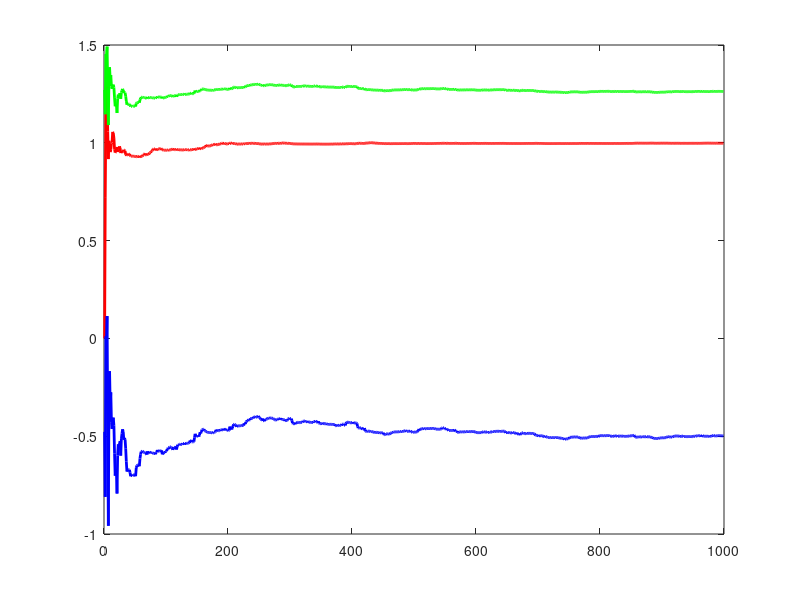

MATLAB code for this plot: (Note: this script raises an error after producing the figure.)
% Parameters
N = 1000;
sigma2 = 0.5;

a_desired = 1; 
b_desired = 0.5;
c_desired = -0.5;

u = ones(N, 1);
y = zeros(N, 1);
E = load("e.mat");
e = E(1).e;

for t = 2:N
    u(t) = -0.2 * y(t);
    y(t) = -a_desired * y(t-1) + b_desired * u(t-1) + c_desired * e(t-1) + e(t);
end

theta_hat = zeros(3, 1); % [a, b, c]
P = 100 * eye(3);
phi = zeros(3, 1);

theta_store = zeros(3, N);
for t = 2:N
    phi = [-y(t-1); u(t-1); e(t-1)];
    epsilon = y(t) - phi' * theta_hat;
    K = P * phi / (phi' * P * phi + sigma2);
    theta_hat = theta_hat + K * epsilon;
    P = P - K * phi' * P;
    theta_store(:, t) = theta_hat;
end

figure;
plot(theta_store(1, 2:N), 'r', 'LineWidth', 2);
hold on;
plot(theta_store(2, 2:N), 'g', 'LineWidth', 2);
plot(theta_store(3, 2:N), 'b', 'LineWidth', 2);
yline(a_desired, '--r', 'Desired a');
yline(b_desired, '--g', 'Desired b');
yline(c_desired, '--b', 'Desired c');
xlabel('Sample');
legend('a estimate', 'b estimate', 'c estimate', 'Location', 'Southeast');
title('RLS Algorithm with 0.2*y feedback');
grid on;

